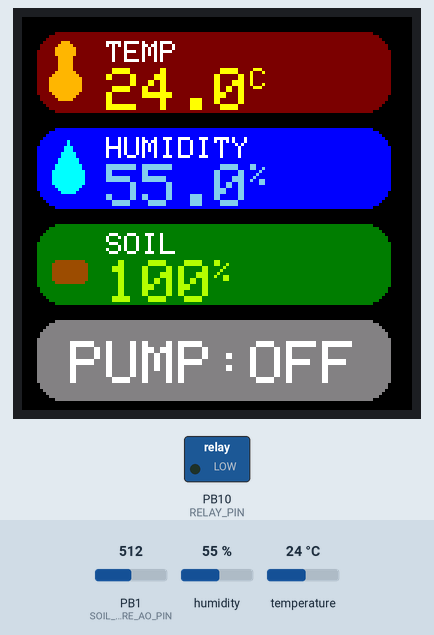
The program below on a simulated STM32 Blue Pill. Shown: 130×131 colour display, switched loads named in the program (green lamp = pin HIGH). Wiring (inferred from the names in the program): DHT22 sensor: data PA8. The test bench sets the inputs (shaded band); at power-on: PB1 (SOIL_MOISTURE_AO_PIN) = 512, humidity 55 %, temperature 24 °C. What the program prints to the serial monitor is not drawn.

Above: at 3.3 s.
3.4 s: PB1 (SOIL_MOISTURE_AO_PIN) set to 865
At 5.4 s:
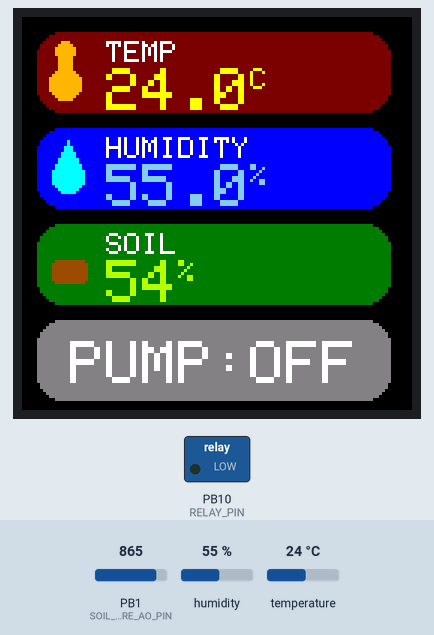
5.7 s: PB1 (SOIL_MOISTURE_AO_PIN) set to 883
At 7.3 s:
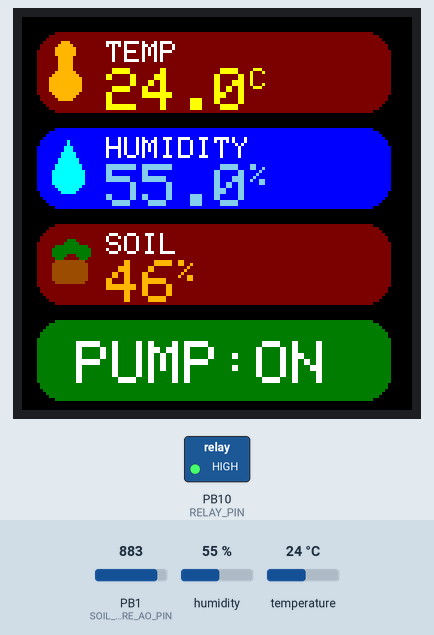
7.7 s: humidity set to 22 %
At 9.1 s:
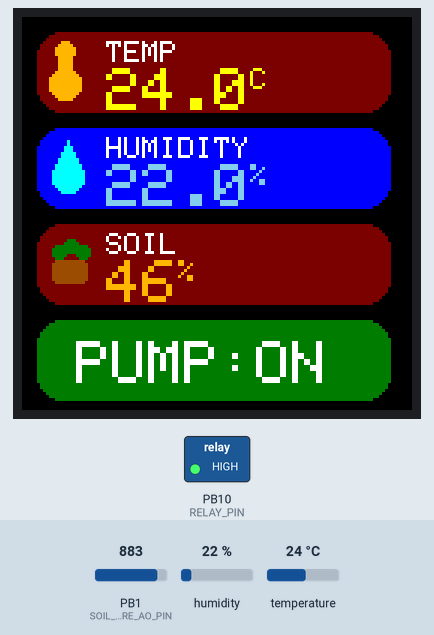
9.8 s: PB1 (SOIL_MOISTURE_AO_PIN) set to 716
At 11.0 s:
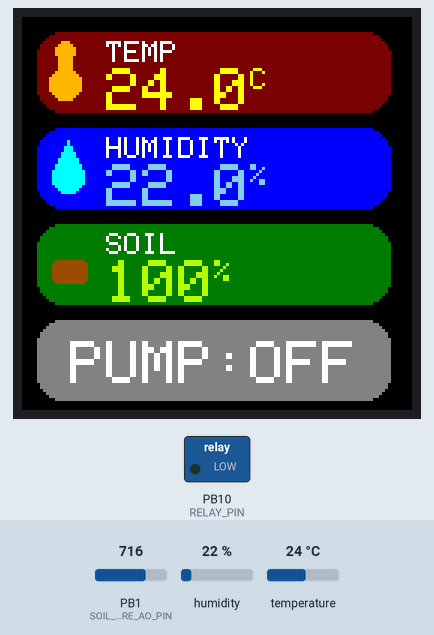
11.8 s: temperature set to 12 °C
At 12.8 s:
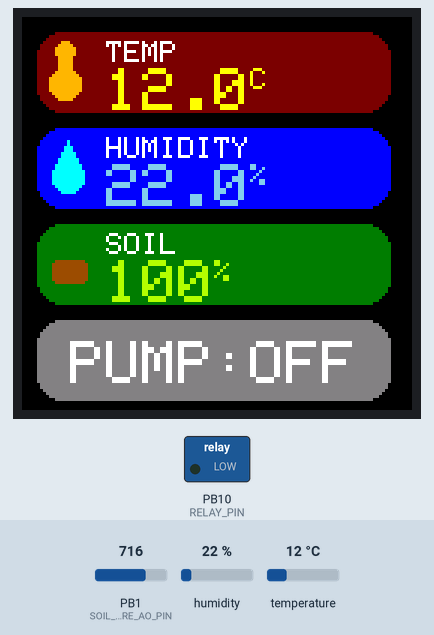
13.9 s: humidity set to 40 %
At 15.8 s:
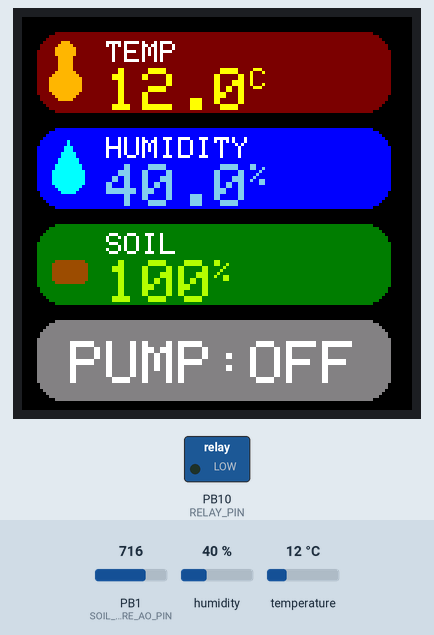
Timing chart, 0 to 16.9 s (numbered marks = the images above; inputs shaded):
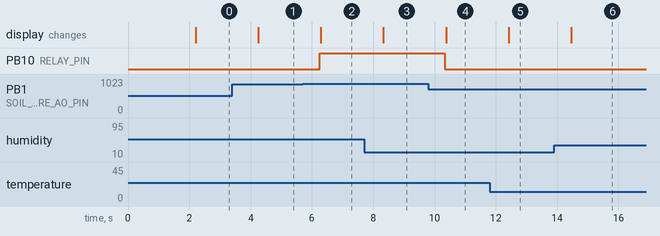

The program:

main.cpp
```cpp
#include <Arduino.h>
#include "config.h"
#include "sensor.h"
#include "relay.h"
#include "display.h"
#include "scheduler.h"
#include "uart_protocol.h"
SensorModule sensor;
RelayModule relay;
DisplayModule display;
SchedulerModule scheduler;
UARTProtocol uart(&Serial);
unsigned long lastRead = 0;
unsigned long lastUARTSend = 0;
const unsigned long UART_SEND_INTERVAL = 2000;
void setup() {
  Serial.begin(115200);
  uart.init();
  display.init();
  display.showStartupScreen();
  delay(STARTUP_DELAY);
  relay.init();
  sensor.init();
  scheduler.init();
  Serial.println("=== SMART GARDEN SYSTEM ===");
  Serial.println("System Ready!");
  Serial.println("USART1 (PA9=TX, PA10=RX) connected to ESP32");
  Serial.println("✅ Schedule editing via Blynk enabled");
  Serial.println();
}
void loop() {
  unsigned long now = millis();
  // ===== NHẬN LỆNH TỪ ESP32 =====
  String cmd = uart.receiveCommand();
  if (cmd.length() > 0) {
    char cmdType;
    String value;
    if (uart.parseCommand(cmd, &cmdType, &value)) {
      // Lệnh M: Đổi mode
      if (cmdType == CMD_SET_MODE) {
        if (value == "0") {
          scheduler.setMode(MODE_AUTO);
          Serial.println("📱 Blynk: Switched to AUTO mode");
        } else if (value == "1") {
          scheduler.setMode(MODE_SCHEDULE);
          Serial.println("📱 Blynk: Switched to SCHEDULE mode");
        }
        Serial.printf("✅ Mode confirmed: %d\n", scheduler.getMode());
      }
      // Lệnh T: Set thời gian
      else if (cmdType == CMD_SET_TIME && value.length() == 4) {
        uint8_t h = value.substring(0, 2).toInt();
        uint8_t m = value.substring(2, 4).toInt();
        if (h < 24 && m < 60) {
          scheduler.setTime(h, m);
          Serial.printf("📱 Blynk: Time set to %02d:%02d\n", h, m);
        }
      }
      // Lệnh P: Điều khiển bơm thủ công
      else if (cmdType == CMD_PUMP_MANUAL) {
        if (value == "1") {
          relay.control(true);
          Serial.println("📱 Blynk: Manual pump ON");
        } else if (value == "0") {
          relay.control(false);
          Serial.println("📱 Blynk: Manual pump OFF");
        }
      }
      // Lệnh L: Set lịch tưới
      else if (cmdType == CMD_SET_SCHEDULE) {
        uint8_t index, hour, minute;
        uint16_t duration;
        bool enabled;
        if (uart.parseScheduleCommand(value, &index, &hour, &minute, &duration, &enabled)) {
          if (scheduler.setSchedule(index, hour, minute, duration, enabled)) {
            Serial.printf("📅 Schedule %d updated: %02d:%02d, %ds, %s\n",
                         index, hour, minute, duration, enabled ? "ON" : "OFF");
          } else {
            Serial.printf("⚠️ Failed to set schedule %d\n", index);
          }
        }
      }
      // Lệnh S: Yêu cầu status
      else if (cmdType == CMD_GET_STATUS) {
        Serial.println("📱 Blynk: Status requested");
      }
    }
  }
  // ===== CẬP NHẬT THỜI GIAN VÀ LỊCH TƯỚI =====
  scheduler.updateTime();
  scheduler.shouldWaterBySchedule();
  scheduler.updateWatering();
  // ===== ĐỌC CẢM BIẾN VÀ ĐIỀU KHIỂN =====
  if (now - lastRead >= READ_INTERVAL) {
    bool dhtSuccess = sensor.readDHT22();
    sensor.readSoilMoisture();
    bool shouldPumpOn = false;
    if (scheduler.getMode() == MODE_AUTO) {
      shouldPumpOn = sensor.isSoilDry();
    }
    else if (scheduler.getMode() == MODE_SCHEDULE) {
      shouldPumpOn = scheduler.isScheduleWatering();
    }
    relay.control(shouldPumpOn);
    display.updateDisplay(
      sensor.getTemperature(),
      sensor.getHumidity(),
      sensor.isSoilDry(),
      sensor.getSoilMoisturePercent(),
      relay.isOn(),
      dhtSuccess
    );
    Serial.println("=========================");
    Serial.print("Mode: ");
    Serial.println(scheduler.getMode() == MODE_AUTO ? "AUTO" : "SCHEDULE");
    Serial.print("Time: ");
    Serial.printf("%02d:%02d\n", scheduler.getHour(), scheduler.getMinute());
    Serial.print("Temp: ");
    Serial.print(sensor.getTemperature());
    Serial.println(" C");
    Serial.print("Humidity: ");
    Serial.print(sensor.getHumidity());
    Serial.println(" %");
    Serial.print("Soil: ");
    Serial.print(sensor.getSoilMoisturePercent());
    Serial.println(" %");
    Serial.print("Pump: ");
    Serial.println(relay.isOn() ? "ON" : "OFF");
    Serial.print(sensor.getSoilMoistureRaw());
    if (scheduler.getMode() == MODE_SCHEDULE) {
      Serial.print("Is Watering: ");
      Serial.println(scheduler.isScheduleWatering() ? "YES" : "NO");
      Serial.print("Next Schedule: ");
      Serial.println(scheduler.getNextSchedule());
    }
    if (!dhtSuccess) {
      Serial.println("⚠️ DHT22 ERROR!");
    }
    Serial.println();
    lastRead = now;
  }
  // ===== GỬI DATA LÊN ESP32 =====
  if (now - lastUARTSend >= UART_SEND_INTERVAL) {
    uart.sendData(
      sensor.getTemperature(),
      sensor.getHumidity(),
      sensor.getSoilMoisturePercent(),
      relay.isOn(),
      scheduler.getMode()
    );
    lastUARTSend = now;
  }
  delay(500);
}
```

display.h
```cpp
#ifndef DISPLAY_H
#define DISPLAY_H
#include <TFT_eSPI.h>
#include "config.h"
class DisplayModule {
private:
  TFT_eSPI tft;
  void drawRoundedBox(int16_t x, int16_t y, int16_t w, int16_t h, uint16_t color) {
    tft.fillRoundRect(x, y, w, h, 8, color);
  }
  void drawTempIcon(int16_t x, int16_t y, uint16_t color) {
    tft.fillCircle(x+4, y+2, 3, color);
    tft.fillRect(x+2, y+5, 5, 8, color);
    tft.fillCircle(x+4, y+13, 5, color);
  }
  void drawHumidityIcon(int16_t x, int16_t y, uint16_t color) {
    tft.fillCircle(x+5, y+12, 5, color);
    tft.fillTriangle(x+5, y, x, y+10, x+10, y+10, color);
  }
  void drawSoilIcon(int16_t x, int16_t y, uint16_t color) {
    tft.fillRoundRect(x, y+8, 12, 8, 2, color);
    tft.fillCircle(x+2, y+5, 2, TFT_DARKGREEN);
    tft.fillCircle(x+6, y+3, 2, TFT_DARKGREEN);
    tft.fillCircle(x+10, y+5, 2, TFT_DARKGREEN);
  }
public:
  DisplayModule() {}
  void init() {
    tft.init();
    tft.setRotation(0);
  }
  void showStartupScreen() {
    tft.fillScreen(TFT_NAVY);
    tft.setTextColor(TFT_WHITE);
    tft.setTextSize(3);
    tft.setCursor(15, 50);
    tft.println("SMART");
    tft.setCursor(10, 80);
    tft.println("GARDEN");
    tft.setTextSize(1);
    tft.setCursor(25, 120);
    tft.println("Initializing...");
  }
  // ✅ SỬA: Bỏ 3 tham số không dùng (mode, hour, minute)
  void updateDisplay(float temp, float hum, bool soilDry, uint8_t soilPercent,
                     bool pumpOn, bool dhtSuccess) {
    tft.fillScreen(TFT_BLACK);
    // NHIỆT ĐỘ
    drawRoundedBox(5, 5, 118, 27, COLOR_TEMP_BG);
    drawTempIcon(10, 9, COLOR_TEMP_ICON);
    tft.setTextColor(COLOR_WHITE);
    tft.setTextSize(1);
    tft.setCursor(28, 8);
    tft.print("TEMP");
    if (dhtSuccess) {
      tft.setTextColor(COLOR_TEMP_TEXT);
      tft.setTextSize(2);
      tft.setCursor(28, 17);
      tft.print(temp, 1);
      tft.setTextSize(1);
      tft.print("C");
    } else {
      tft.setTextColor(COLOR_ERROR);
      tft.setTextSize(1);
      tft.setCursor(28, 20);
      tft.print("ERROR");
    }
    // ĐỘ ẨM KHÔNG KHÍ
    drawRoundedBox(5, 37, 118, 27, COLOR_HUM_BG);
    drawHumidityIcon(10, 41, COLOR_HUM_ICON);
    tft.setTextColor(COLOR_WHITE);
    tft.setTextSize(1);
    tft.setCursor(28, 40);
    tft.print("HUMIDITY");
    if (dhtSuccess) {
      tft.setTextColor(COLOR_HUM_TEXT);
      tft.setTextSize(2);
      tft.setCursor(28, 49);
      tft.print(hum, 1);
      tft.setTextSize(1);
      tft.print("%");
    } else {
      tft.setTextColor(COLOR_ERROR);
      tft.setTextSize(1);
      tft.setCursor(28, 52);
      tft.print("ERROR");
    }
    // ĐỘ ẨM ĐẤT
    uint16_t soilBgColor = soilDry ? COLOR_SOIL_DRY : COLOR_SOIL_WET;
    drawRoundedBox(5, 69, 118, 27, soilBgColor);
    drawSoilIcon(10, 73, COLOR_SOIL_ICON);
    tft.setTextColor(COLOR_WHITE);
    tft.setTextSize(1);
    tft.setCursor(28, 72);
    tft.print("SOIL");
    if (soilDry) {
      tft.setTextColor(TFT_ORANGE);
    } else {
      tft.setTextColor(TFT_GREENYELLOW);
    }
    tft.setTextSize(2);
    tft.setCursor(28, 81);
    tft.print(soilPercent);
    tft.setTextSize(1);
    tft.print("%");
    // TRẠNG THÁI RELAY
    if (pumpOn) {
      drawRoundedBox(5, 101, 118, 27, COLOR_PUMP_ON);
      tft.setTextColor(COLOR_WHITE);
      tft.setTextSize(2);
      tft.setCursor(18, 108);
      tft.print("PUMP:ON");
    } else {
      uint16_t gray = tft.color565(128, 128, 128);
      drawRoundedBox(5, 101, 118, 27, gray);
      tft.setTextColor(COLOR_WHITE);
      tft.setTextSize(2);
      tft.setCursor(16, 108);
      tft.print("PUMP:OFF");
    }
  }
};
#endif
```

relay.h
```cpp
#ifndef RELAY_H
#define RELAY_H
#include <Arduino.h>
#include "config.h"
class RelayModule {
private:
  bool state;
public:
  RelayModule() : state(false) {}
  void init() {
    pinMode(RELAY_PIN, OUTPUT);
    digitalWrite(RELAY_PIN, HIGH);
  }
  void control(bool turnOn) {
    digitalWrite(RELAY_PIN, turnOn ? HIGH : LOW);
    state = turnOn;
  }
  bool isOn() { return state; }
};
#endif
```

scheduler.h
```cpp
#ifndef SCHEDULER_H
#define SCHEDULER_H
#include <Arduino.h>
#include "config.h"
class SchedulerModule {
private:
  WateringSchedule schedules[MAX_SCHEDULES];
  WateringMode currentMode;
  bool isWatering;
  unsigned long wateringStartTime;
  uint16_t currentWateringDuration;
  int8_t lastExecutedSchedule;
  uint8_t currentHour;
  uint8_t currentMinute;
  unsigned long lastMinuteUpdate;
public:
  SchedulerModule() : currentMode(MODE_AUTO), isWatering(false),
                      wateringStartTime(0), currentWateringDuration(0),
                      lastExecutedSchedule(-1), currentHour(6),
                      currentMinute(0), lastMinuteUpdate(0) {
  }
  void init() {
    lastMinuteUpdate = millis();
  }
  void updateTime() {
    if (millis() - lastMinuteUpdate >= 60000) {
      currentMinute++;
      if (currentMinute >= 60) {
        currentMinute = 0;
        currentHour++;
        if (currentHour >= 24) {
          currentHour = 0;
          lastExecutedSchedule = -1;
        }
      }
      lastMinuteUpdate = millis();
    }
  }
  //Nhận thời gian từ ESP32
  void setTime(uint8_t hour, uint8_t minute) {
    currentHour = hour;
    currentMinute = minute;
    lastMinuteUpdate = millis();
    lastExecutedSchedule = -1;
  }
  bool shouldWaterBySchedule() {
    if (currentMode != MODE_SCHEDULE) return false;
    if (isWatering) return true;
    for (int i = 0; i < MAX_SCHEDULES; i++) {
      if (!schedules[i].enabled) continue;
      if (schedules[i].hour == currentHour &&
          schedules[i].minute == currentMinute &&
          lastExecutedSchedule != i) {
        isWatering = true;
        wateringStartTime = millis();
        currentWateringDuration = schedules[i].duration * 1000;
        lastExecutedSchedule = i;
        Serial.print("Starting scheduled watering: ");
        Serial.print(schedules[i].hour);
        Serial.print(":");
        Serial.print(schedules[i].minute);
        Serial.print(" for ");
        Serial.print(schedules[i].duration);
        Serial.println("s");
        return true;
      }
    }
    return false;
  }
  void updateWatering() {
    if (isWatering) {
      if (millis() - wateringStartTime >= currentWateringDuration) {
        isWatering = false;
        Serial.println("Scheduled watering completed");
      }
    }
  }
  WateringMode getMode() { return currentMode; }
  void setMode(WateringMode mode) { currentMode = mode; }
  bool isScheduleWatering() { return isWatering; }
  uint8_t getHour() { return currentHour; }
  uint8_t getMinute() { return currentMinute; }
  String getNextSchedule() {
    for (int i = 0; i < MAX_SCHEDULES; i++) {
      if (!schedules[i].enabled) continue;
      if (schedules[i].hour > currentHour ||
          (schedules[i].hour == currentHour && schedules[i].minute > currentMinute)) {
        char buffer[20];
        sprintf(buffer, "%02d:%02d (%ds)",
                schedules[i].hour, schedules[i].minute, schedules[i].duration);
        return String(buffer);
      }
    }
    for (int i = 0; i < MAX_SCHEDULES; i++) {
      if (schedules[i].enabled) {
        char buffer[20];
        sprintf(buffer, "%02d:%02d (%ds)",
                schedules[i].hour, schedules[i].minute, schedules[i].duration);
        return String(buffer);
      }
    }
    return "None";
  }
  bool setSchedule(uint8_t index, uint8_t hour, uint8_t minute, uint16_t duration, bool enabled) {
    if (index >= MAX_SCHEDULES) return false;
    schedules[index] = {hour, minute, duration, enabled};
    return true;
  }
};
#endif
```

sensor.h
```cpp
#ifndef SENSOR_H
#define SENSOR_H
#include <Arduino.h>
#include "config.h"
class SensorModule {
private:
  float temperature;
  float humidity;
  uint16_t soilMoistureRaw;
  uint8_t soilMoisturePercent;
  bool soilIsDry;
  bool soilSensorConnected;
public:
  SensorModule() : temperature(0), humidity(0), soilMoistureRaw(0),
                   soilMoisturePercent(0), soilIsDry(false) {}
  void init() {
    pinMode(SOIL_MOISTURE_AO_PIN, INPUT_ANALOG);
    pinMode(DHTPIN, INPUT_PULLUP);
  }
  bool readDHT22() {
    uint8_t data[5] = {0};
    uint8_t bit = 7;
    uint8_t idx = 0;
    pinMode(DHTPIN, OUTPUT);
    digitalWrite(DHTPIN, LOW);
    delay(2);
    digitalWrite(DHTPIN, HIGH);
    delayMicroseconds(30);
    pinMode(DHTPIN, INPUT_PULLUP);
    uint16_t timeout = 0;
    while(digitalRead(DHTPIN) == HIGH) if(++timeout > 200) return false;
    while(digitalRead(DHTPIN) == LOW) if(++timeout > 200) return false;
    while(digitalRead(DHTPIN) == HIGH) if(++timeout > 200) return false;
    for (uint8_t i = 0; i < 40; i++) {
      while(digitalRead(DHTPIN) == LOW);
      uint32_t t = micros();
      while(digitalRead(DHTPIN) == HIGH);
      if ((micros() - t) > 40) data[idx] |= (1 << bit);
      if (bit == 0) { bit = 7; idx++; } else bit--;
    }
    if (data[4] == ((data[0] + data[1] + data[2] + data[3]) & 0xFF)) {
      humidity = ((data[0] << 8) + data[1]) * 0.1;
      temperature = (((data[2] & 0x7F) << 8) + data[3]) * 0.1;
      if (data[2] & 0x80) temperature = -temperature;
      return true;
    }
    return false;
  }
  void readSoilMoisture() {
    soilMoistureRaw = analogRead(SOIL_MOISTURE_AO_PIN);
    const uint16_t DRY_VALUE = 1000;
    const uint16_t WET_VALUE = 750;
    if (soilMoistureRaw >= DRY_VALUE) {
      soilMoisturePercent = 0;
    } else if (soilMoistureRaw <= WET_VALUE) {
      soilMoisturePercent = 100;
    } else {
      soilMoisturePercent = map(soilMoistureRaw, DRY_VALUE, WET_VALUE, 0, 100);
    }
    soilIsDry = (soilMoisturePercent < 50);
  }

  float getTemperature() { return temperature; }
  float getHumidity() { return humidity; }
  bool isSoilDry() { return soilIsDry; }
  bool isSoilSensorConnected() { return soilSensorConnected; }
  uint16_t getSoilMoistureRaw() { return soilMoistureRaw; }
  uint8_t getSoilMoisturePercent() { return soilMoisturePercent; }
};
#endif
```

uart_protocol.h
```cpp
#ifndef UART_PROTOCOL_H
#define UART_PROTOCOL_H
#include <Arduino.h>
// ===== ĐỊNH NGHĨA LỆNH =====
// STM32 → ESP32 (Gửi dữ liệu cảm biến)
#define CMD_DATA_SEND    'D'  // D,25.5,60.2,45,1,0\n
// ESP32 → STM32 (Nhận lệnh điều khiển)
#define CMD_SET_MODE     'M'  // M0 = AUTO, M1 = SCHEDULE
#define CMD_SET_TIME     'T'  // T0630 = Set 6:30
#define CMD_PUMP_MANUAL  'P'  // P0 = OFF, P1 = ON
#define CMD_GET_STATUS   'S'  // S = Request status
#define CMD_SET_SCHEDULE 'L'  // ✅ THÊM: L0,6,30,30,1 = Schedule 0, 6:30, 30s, enabled
// ===== CẤU HÌNH UART =====
#define UART_BAUD 9600
#define UART_TIMEOUT 100
class UARTProtocol {
private:
  HardwareSerial* serial;
  String rxBuffer;
public:
  UARTProtocol(HardwareSerial* s) : serial(s), rxBuffer("") {}
  void init() {
    serial->begin(UART_BAUD);
    rxBuffer.reserve(64);
  }
  // ===== STM32: GỬI DỮ LIỆU LÊN ESP32 =====
  void sendData(float temp, float hum, uint8_t soilPercent,
                bool pumpOn, uint8_t mode) {
    serial->print(CMD_DATA_SEND);
    serial->print(',');
    serial->print(temp, 1);
    serial->print(',');
    serial->print(hum, 1);
    serial->print(',');
    serial->print(soilPercent);
    serial->print(',');
    serial->print(pumpOn ? 1 : 0);
    serial->print(',');
    serial->print(mode);
    serial->println();
    serial->flush();
  }
  // ===== STM32: NHẬN LỆNH TỪ ESP32 =====
  String receiveCommand() {
    while (serial->available()) {
      char c = serial->read();
      if (c == '\n') {
        String cmd = rxBuffer;
        rxBuffer = "";
        return cmd;
      } else if (c != '\r') {
        rxBuffer += c;
        if (rxBuffer.length() > 64) {
          rxBuffer = "";
        }
      }
    }
    return "";
  }
  // ===== PARSE LỆNH =====
  bool parseCommand(String cmd, char* cmdType, String* value) {
    if (cmd.length() < 1) return false;
    *cmdType = cmd.charAt(0);
    if (cmd.length() > 1) {
      *value = cmd.substring(1);
    } else {
      *value = "";
    }
    return true;
  }
  // ===== ✅ THÊM: PARSE LỆNH SET SCHEDULE =====
  // Format: L0,6,30,30,1 → index=0, hour=6, minute=30, duration=30, enabled=1
  bool parseScheduleCommand(String value, uint8_t* index, uint8_t* hour,
                           uint8_t* minute, uint16_t* duration, bool* enabled) {
    int idx1 = value.indexOf(',');
    int idx2 = value.indexOf(',', idx1 + 1);
    int idx3 = value.indexOf(',', idx2 + 1);
    int idx4 = value.indexOf(',', idx3 + 1);
    if (idx1 < 0 || idx2 < 0 || idx3 < 0 || idx4 < 0) return false;
    *index = value.substring(0, idx1).toInt();
    *hour = value.substring(idx1 + 1, idx2).toInt();
    *minute = value.substring(idx2 + 1, idx3).toInt();
    *duration = value.substring(idx3 + 1, idx4).toInt();
    *enabled = value.substring(idx4 + 1).toInt() == 1;
    return true;
  }
};
#endif
```

Source omitted: config.h (906 bytes)

Measured:
- the behaviour switches between 875 and 876 on PB1 (SOIL_MOISTURE_AO_PIN) (found by bisection; images 1 and 2)
- after the input at 3.4 s, the display: changes after 0.85 s (image 1)
- after the input at 5.7 s, PB10 (RELAY_PIN): LOW → HIGH after 0.56 s; the display: changes after 0.59 s (image 2)
- after the input at 7.7 s, the display: changes after 0.63 s (image 3)
- after the input at 9.8 s, PB10 (RELAY_PIN): HIGH → LOW after 0.54 s; the display: changes after 0.58 s (image 4)
- after the input at 11.8 s, the display: changes after 0.62 s (image 5)
- after the input at 13.9 s, the display: changes after 0.56 s (image 6)
